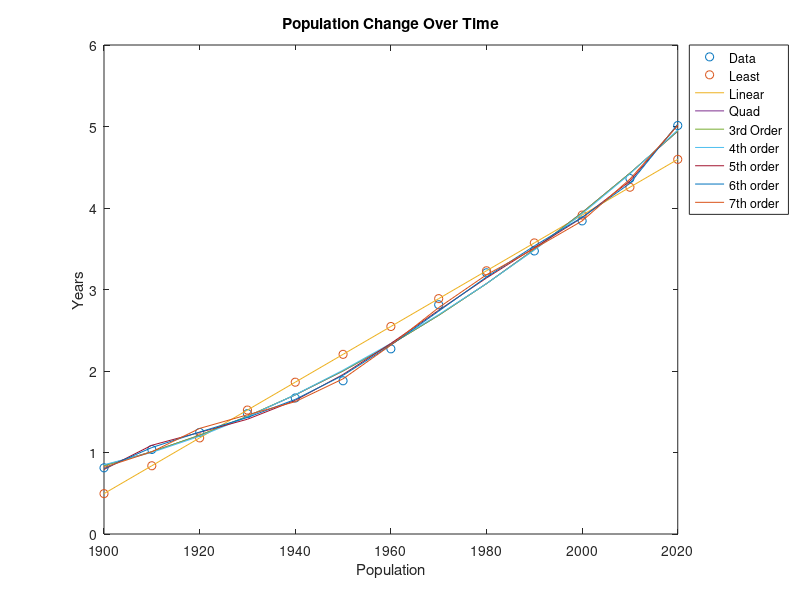

Here is the MATLAB script that generated this plot:
clc;clear;close all;

format long g % to print the output in long format

% 1. Visualize the Population Change Over Time
% Plot the population data against the year.
years = (1900:10:2020);

% Time interval
pop = [0.812 1.037 1.246 1.477 1.669 ... 
1.880 2.272 2.813 3.205 3.473 3.842 4.362 5.012]; % Population Data


plot(years,pop ,'o')
title('Population Change Over Time');
ylabel('Years');
xlabel('Population')

%%%%%%%%%%%%%%%%%%%%%%%%%%%%%%%%%%%%%%%%%%%%%%%%%%%%%%%%%%%%%%%%

% 2. Linear Regression Model

x = (years-1900)/10+1; % This redefines the years so 1900 -> 1, 1910 -> 2, etc, making calculation easy
% The linear regression model
% y=a*x+b you need to find the slope a and intercept b by using ordinary least squares

% The least square estimates for a and b are as follows

% the covariance between x and pop
cov_least=sum((x-mean(x)).*(pop-mean(pop)))/(length(x)-1);
a=cov_least/var(x); 
b=mean(pop)-a*mean(x);

% the fitted regression line will be a*x+b
lin=a*x+b ;%After setting things up, calculate the prediced population values for each x value
hold on
plot(years, lin, 'o')

%%%%%%%%%%%%%%%%%%%%%%%%%%%%%%%%%%%%%%%%%%%%%%%%%%%%%%%%%%%%%%%%%%%%%%%%%%%%%%%%%%%%%%%%%%%%%%%%%%%%
% 3. Fitting the Data with Other Regression Models
% find coefficients for all polynomial regression fits up to order 7
coef1 =polyfit(x,pop,1) % linear
coef2 = polyfit(x,pop,2) % quadratic

coef3 =polyfit(x,pop,3) % 3rd order
coef4 = polyfit(x,pop,4) % 4th order

coef5 =polyfit(x,pop,5) % 5th order
coef6 = polyfit(x,pop,6) % 6th order

coef7 =polyfit(x,pop,7) % 7th order

%%%%%%%%%%%%%%%%%%%%%%%%%%%%%%%%%%%%%%%%%%%%%%%%%%%%%%%%%%%%%%%%%%%%%%%%
% 4. Plotting the Curves

pred1 = polyval(coef1,x); % linear 
pred2 = polyval(coef2,x); % quadratic
pred3 = polyval(coef3,x); % 3rd order
pred4 = polyval(coef4,x); % 4th order 
pred5 = polyval(coef5,x); % 5th order
pred6 = polyval(coef6,x); % 6th order
pred7 = polyval(coef7,x); % 7th order

% Plot the predicted values for each polynomial.
hold on
plot(years, pred1) % linear
plot(years, pred2) % quadratic
plot(years, pred3) % 3rd order
plot(years, pred4) % 4th order
plot(years, pred5) % 5th order
plot(years, pred6) % 6th order
plot(years, pred7) % 7th order
legend('Data','Least','Linear','Quad','3rd Order','4th order','5th order','6th order','7th order','Location','bestoutside')
hold off

% 5. Extrapolating the data
% scalled the value of 2030 so that it would be represented as an integer like 5
scaled=(2030-1900)/10+1; % this is done as the regressor for all the fitted models is in the range 1,2,3,4,so on

pop_2030_least=a*scaled+b; % using least square regression 
fprintf("The predicted population for the year 2030 of New Zealand using least square regreesion is %d",pop_2030_least);
fprintf('\n');

% linear 
pop_2030_1=polyval(coef1,scaled); % linear
fprintf("The predicted population for the year 2030 of New Zealand using linear regreesion is %d",pop_2030_1);
fprintf('\n');

% quadratic
pop_2030_2=polyval(coef2,scaled); % quadratic
fprintf("The predicted population for the year 2030 of New Zealand using quadratic polynomial is %d",pop_2030_2);
fprintf('\n');

% 3rd order
pop_2030_3=polyval(coef3,scaled); % 3rd order
fprintf("The predicted population for the year 2030 of New Zealand using 3rd order polynomial is %d",pop_2030_3);
fprintf('\n');

% 4th order
pop_2030_4=polyval(coef4,scaled); % 4th order
fprintf("The predicted population for the year 2030 of New Zealand using 4th order polynomial is %d",pop_2030_4);
fprintf('\n');

% 5th order
pop_2030_5=polyval(coef5,scaled); % 5th order
fprintf("The predicted population for the year 2030 of New Zealand using 5th order polynomial is %d",pop_2030_5);
fprintf('\n');

% 6th order
pop_2030_6=polyval(coef6,scaled); % 6th order
fprintf("The predicted population for the year 2030 of New Zealand using 6th order polynomial is %d",pop_2030_6);
fprintf('\n');

% 7th order
pop_2030_7=polyval(coef7,scaled); % 7th order
fprintf("The predicted population for the year 2030 of New Zealand using 7th order polynomial is %d",pop_2030_7);
fprintf('\n');



